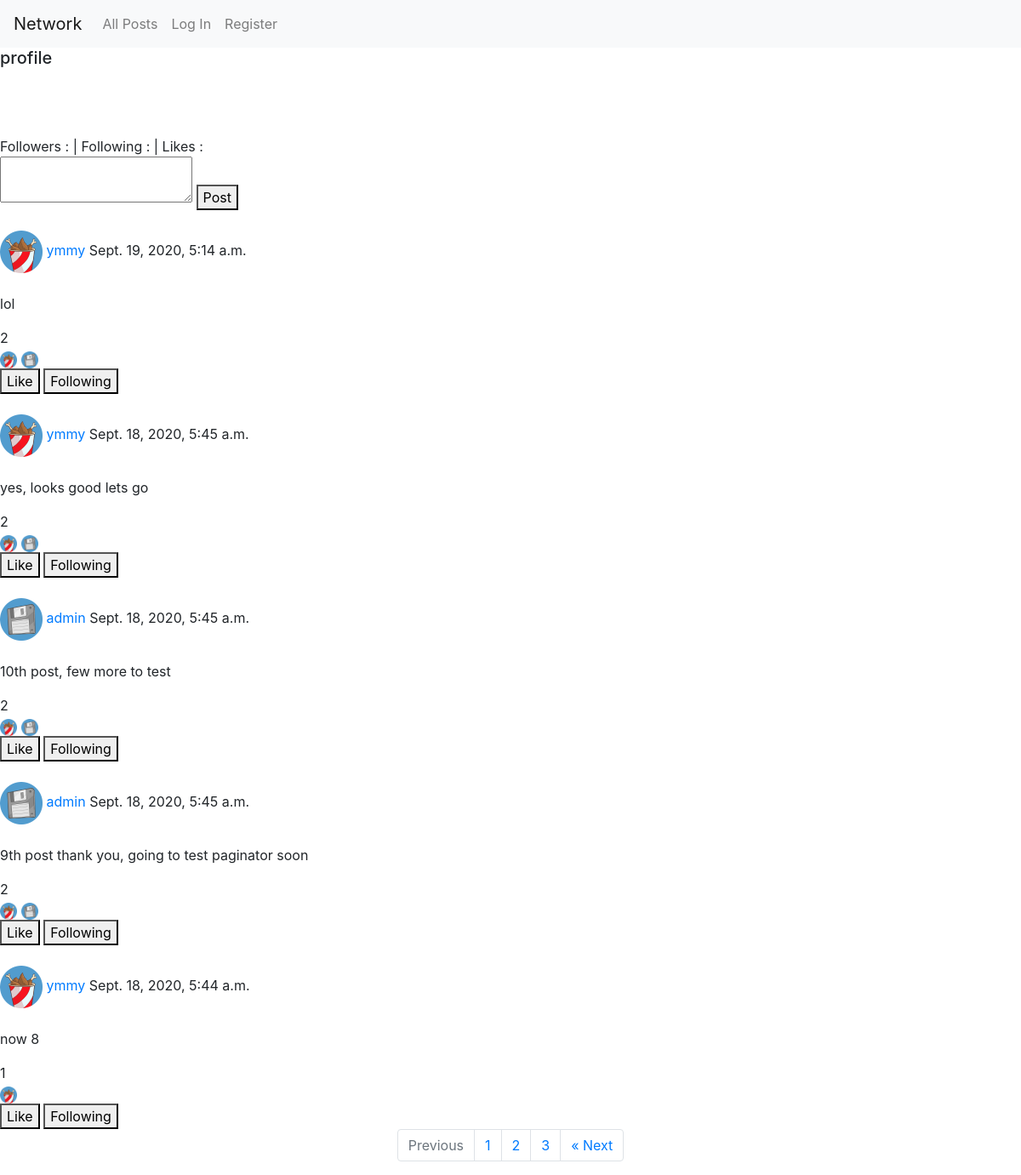
The app's page /, older data.
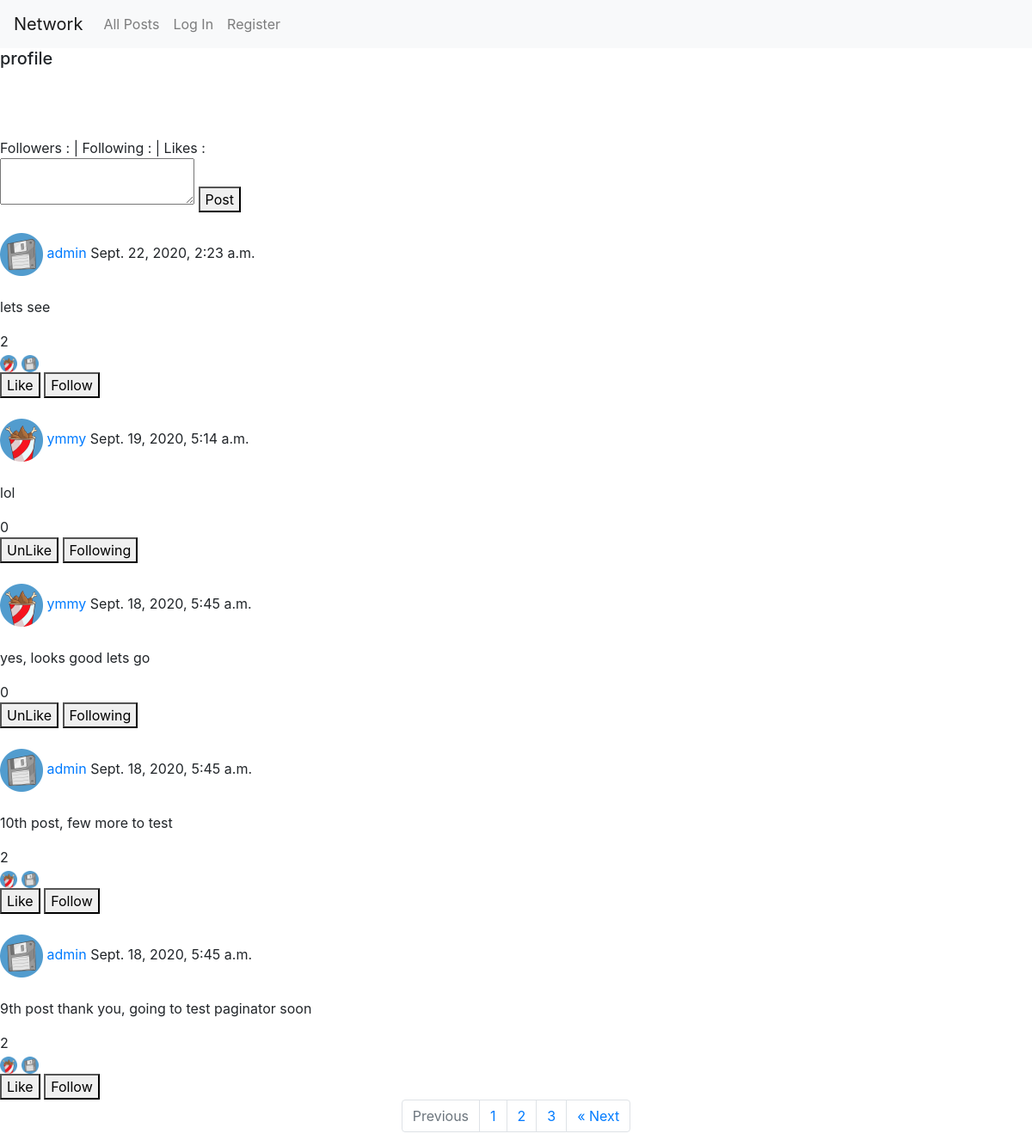
The same page, newer data.
### network/models.py (models this page shows)
class User(AbstractUser):
    avatar = models.TextField(default="avatar_bucket.png")
    like_count = models.PositiveSmallIntegerField(default=0, blank=True, null=True)
    followers = models.ManyToManyField("User", related_name="followers_id")
    following = models.ManyToManyField("User", related_name="following_id")
    pass

class Post(models.Model):
    username = models.ForeignKey("User", on_delete=models.CASCADE, related_name="user")
    like_count = models.PositiveSmallIntegerField(default=0, blank=True, null=True)
    liked_user_count = models.ManyToManyField("Post", related_name="liked_id")
    body = models.TextField(blank=True)
    timestamp = models.DateTimeField(auto_now_add=True)

### network/views.py (the view)
# urls.py: path("", views.index, name="index"),
def index(request):
    posts = Post.objects.all().order_by("-timestamp").all()
    users = User.objects.all()
    liked = Post.objects.filter(
            liked_user_count=request.user.id
        ).all().values()
    liked_posts = []
    for i in range(len(liked)):
        liked_posts.append(liked[i]["id"])
    following = User.objects.filter(
            followers=request.user.id
        ).all().values()
    print(following)
    following_users = []
    for i in range(len(following)):
        following_users.append(following[i]["id"])
    print(following_users)
    paginator = Paginator(posts, 5)
    page_number = request.GET.get('page')
    page_obj = paginator.get_page(page_number)
    return render(request, "network/index.html", {'posts': posts, "users": users,'page_obj': page_obj, 'liked_posts': liked_posts, 'following_users' : following_users})

### network/templates/network/index.html
{% extends "network/layout.html" %}
{% block body %}
<section>
    <h5>profile</h5>
    <img id="profile_avatar" width="50px" src="../../static/network/img/avatars/{{ user.avatar }}" alt=""> <br>
    <a href="/profile/{{ user.id }}"> {{ user.username }} </a> <br>
    {{ user.email }} <br>
    Followers : {{ user.followers.count }} | Following : {{ user.following.count }} | Likes : {{ user.like_count }}<br>
</section>
    <form>
        <textarea id="textarea"></textarea>
        <button id="new_post" type="submit">Post</button>
    </form>
    <div class="posts">
        {% for post in page_obj %}
            <div class="post">
                {% for profile in users %}
                    {% if post.username_id == profile.id  %}
                        <br>
                        <img width="50px" src="../../static/network/img/avatars/{{ profile.avatar }}" alt="">
                    {% endif %}
                {% endfor %}
                <a class="profile_link" href="/profile/{{ post.username_id }}"> {{ post.username }} </a>
                {{ post.timestamp }}
                <br>
                <br>
                <p>{{ post.body }}</p>
                <span id="like_for_{{ post.id }}">{{ post.liked_user_count.all.count }}</span>
                <div id="like_avatars_{{ post.id }}">
                    {% for liked in post.liked_user_count.all %}
                        {% for profile in users %}
                            {% if liked.id == profile.id  %}
                                <img width="20px" src="../../static/network/img/avatars/{{ profile.avatar }}" alt="">
                            {% endif %}
                        {% endfor %}
                    {% endfor %}
                </div>
                {% if post.id in liked_posts %}
                    <button class="unlike_button" data-page = "{{ post.id }}">UnLike</button>
                {% else %}
                    <button class="like_button" data-page = "{{ post.id }}">Like</button>
                {% endif %}
                {% if post.username_id == user.id %}
                    {% else %}
                        {% if post.username_id in following_users %}
                            <button class="unfollow_button" data-page = "{{ post.username_id }}">Following</button>
                        {% else %}
                            <button class="follow_button" data-page = "{{ post.username_id }}">Follow</button>
                        {% endif %}
                    {% endif %}
                <br>
            </div>
        {% endfor %}
        <nav aria-label="Page navigation example">
            <ul class="pagination justify-content-center">
                {% if page_obj.has_previous %}
                    <li class="page-item">
                        <a class="page-link" href="?page={{ page_obj.previous_page_number }}" tabindex="-1" aria-disabled="true">Previous</a>
                    </li>
                {% else %}
                <li class="page-item disabled">
                    <a class="page-link" href="#" tabindex="-1" aria-disabled="true">Previous</a>
                </li>
                {% endif %}
                {% for page in page_obj.paginator.page_range %}
                    <li class="page-item"><a class="page-link" href="?page={{ page }}">{{ page }}</a></li>
                {% endfor %}
                {% if page_obj.has_next %}
                    <li class="page-item">
                        <a class="page-link" href="?page={{ page_obj.next_page_number }}" tabindex="-1" aria-disabled="true">&laquo; Next</a>
                    </li>
                {% else %}
                <li class="page-item disabled">
                    <a class="page-link" href="#" tabindex="-1" aria-disabled="true">&laquo; Next</a>
                </li>
                {% endif %}
            </ul>
        </nav>
    </div>
{% endblock %}

### network/templates/network/layout.html (shortened to what this page needs)
{% load static %}
<!DOCTYPE html>
<html lang="en">
    <head>
        <link rel="stylesheet" href="https://stackpath.bootstrapcdn.com/bootstrap/4.4.1/css/bootstrap.min.css">
        <link href="{% static 'network/styles.css' %}" rel="stylesheet">
    </head>
    <body>
        <nav class="navbar navbar-expand-lg navbar-light bg-light">
            <a class="navbar-brand" href="#">Network</a>
            <div>
              <ul class="navbar-nav mr-auto">
                <li class="nav-item">
                  <a id="all_posts"class="nav-link" href="{% url 'index' %}">All Posts</a>
                </li>
                {% if user.is_authenticated %}
                    <li class="nav-item">
                        <a class="nav-link" href="#">Following</a>
                    </li>
                    <li class="nav-item">
                        <a class="nav-link" href="{% url 'logout' %}">Log Out</a>
                    </li>
                {% else %}
                    <li class="nav-item">
                        <a class="nav-link" href="{% url 'login' %}">Log In</a>
                    </li>
                    <li class="nav-item">
                        <a class="nav-link" href="{% url 'register' %}">Register</a>
                    </li>
                {% endif %}
              </ul>
            </div>
          </nav>
        <div class="body">
            {% block body %}
            {% endblock %}
        </div>
    </body>
</html>

Row changes from the older to the newer data that the page shows:
no longer on this page (row edited): Post: username "ymmy", timestamp "Sept. 18, 2020, 5:44 a.m.", body "now 8", liked_user_count.all.count "1", User (avatar (picture)), shown under "profile"
added Post: username "admin", timestamp "Sept. 22, 2020, 2:23 a.m.", body "lets see", liked_user_count.all.count "2", User (avatar (picture)), User (avatar (picture)), shown under "profile"
changed Post (number 2 of 7 on the later page): loses User (avatar (picture))
changed Post (number 3 of 7 on the later page): loses User (avatar (picture))
changed Post "Sept. 19, 2020, 5:14 a.m.": liked_user_count.all.count "2" → "0"; text "Like" → "UnLike"
changed Post "yes, looks good lets go": liked_user_count.all.count "2" → "0"; text "Like" → "UnLike"
changed Post "10th post, few more to test": text "Following" → "Follow"
computed for Post "9th post thank you, going to test paginator soon": text "Following" → "Follow"
